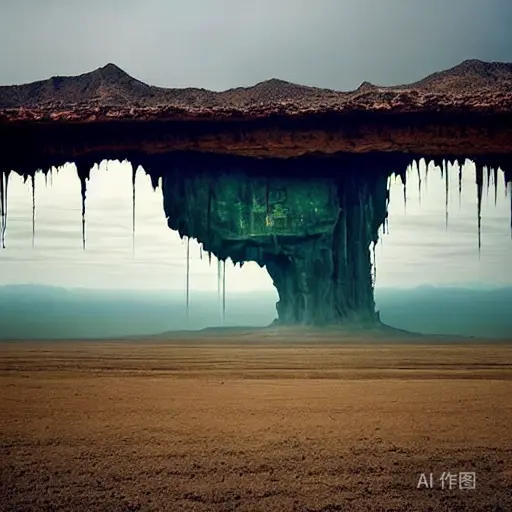
//> input picture OpenCV/ch4 图形形态学操作/ch4_with_c++/img.webp, 512 x 512 px
$ ./text   (built with g++ and OpenCV 4)
//> lines starting //> are read from the running program, lines starting //| are printed output that depends on the picture
/*
    作者: btx
    日期: 23-5-31
-opencv第四章  图形形态学操作 (c语言实现）
*/
#include <opencv2/opencv.hpp>
using namespace cv;
//显示图像
void showImg(String name, Mat img) {
    //通过namedWindow实现窗口大小可调节，注意name必须一致
    namedWindow(name, WINDOW_FREERATIO);
    imshow(name, img);
}
int main()
{
    // 读取图像
    Mat img = imread("img.webp");
//> img is the input picture: 512 rows x 512 cols, CV_8UC3; mean B, G, R 95.4, 104.5, 107

    // 显示原始图像
    showImg("原始图像", img);

    // 定义结构元素
    Mat kernel = getStructuringElement(MORPH_RECT, Size(3, 3));

    // 腐蚀操作
    Mat erode;
    cv::erode(img, erode, kernel, Point(-1, -1), 1);
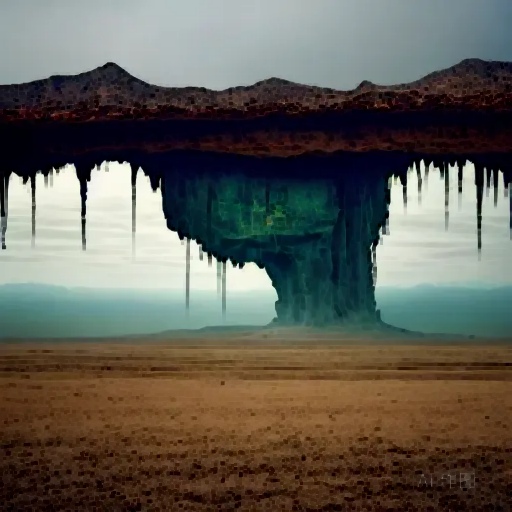
//> erode: 512 rows x 512 cols, CV_8UC3; mean B, G, R 85.6, 94.5, 96.9
    showImg("腐蚀erode", erode);

    // 膨胀操作
    Mat dilate;
    cv::dilate(img, dilate, kernel, Point(-1, -1), 1);
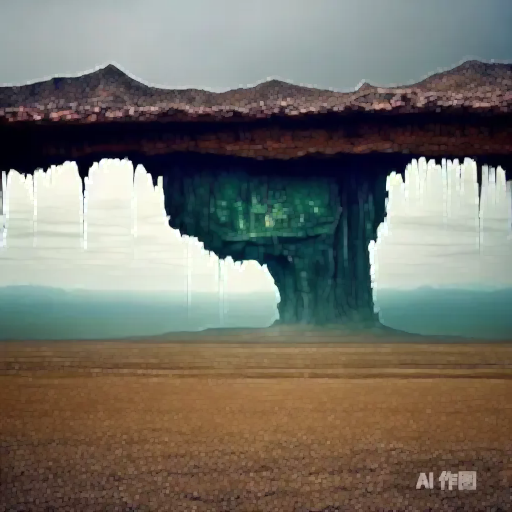
//> dilate: 512 rows x 512 cols, CV_8UC3; mean B, G, R 105.1, 114.2, 116.9
    showImg("膨胀dilate", dilate);

    // 执行开运算操作
    Mat opening;
    cv::morphologyEx(img, opening, MORPH_OPEN, kernel);
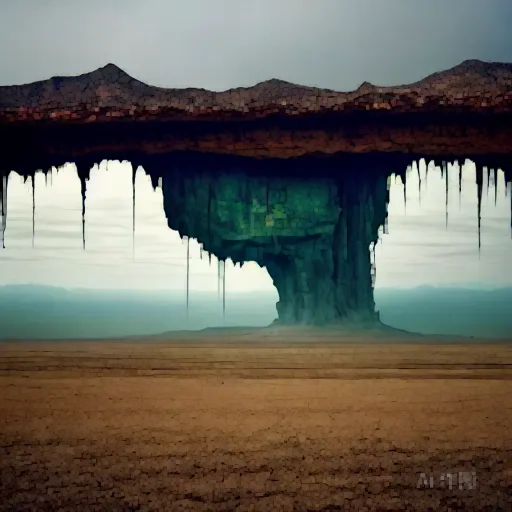
//> opening: 512 rows x 512 cols, CV_8UC3; mean B, G, R 91.9, 101, 103.6
    showImg("开运算opening", opening);

    // 执行闭运算操作
    Mat closing;
    cv::morphologyEx(img, closing, MORPH_CLOSE, kernel);
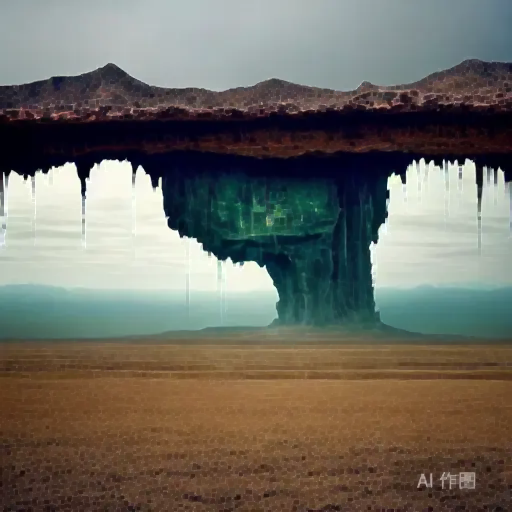
//> closing: 512 rows x 512 cols, CV_8UC3; mean B, G, R 99.3, 108.2, 110.7
    showImg("闭运算closing", closing);

    // 梯度运算
    Mat gradient;
    cv::morphologyEx(img, gradient, MORPH_GRADIENT, kernel);
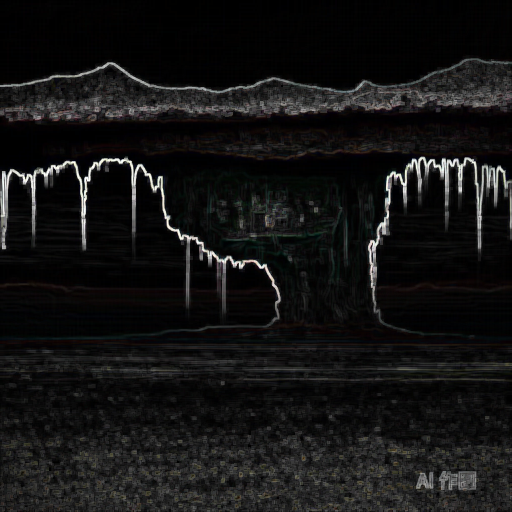
//> gradient: 512 rows x 512 cols, CV_8UC3; mean B, G, R 19.5, 19.7, 20
    showImg("梯度运算gradient", gradient);

    // 实现礼帽操作
    Mat tophat;
    cv::morphologyEx(img, tophat, MORPH_TOPHAT, kernel);
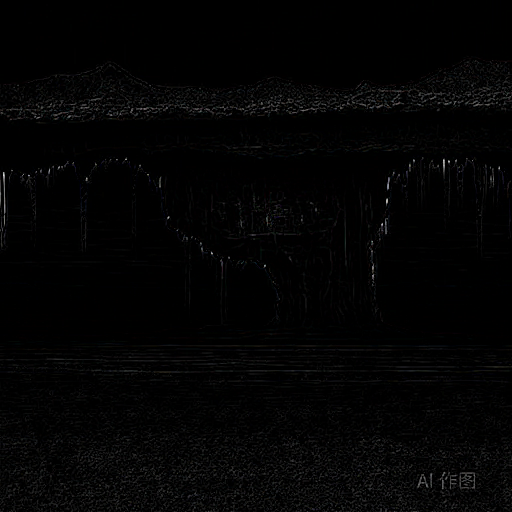
//> tophat: 512 rows x 512 cols, CV_8UC3; mean B, G, R 3.5, 3.4, 3.4
    showImg("礼帽tophat", tophat);

    // 实现黑帽操作
    Mat blackhat;
    cv::morphologyEx(img, blackhat, MORPH_BLACKHAT, kernel);
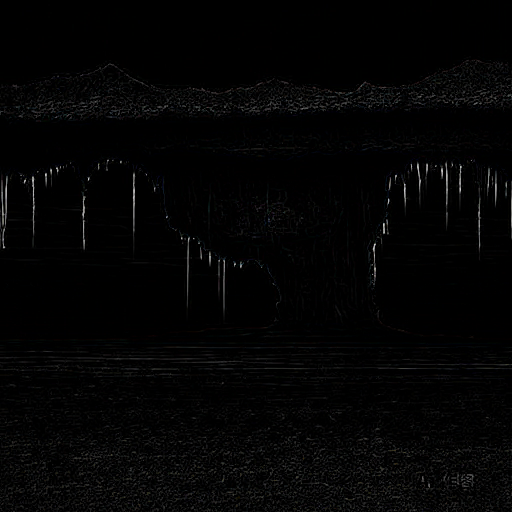
//> blackhat: 512 rows x 512 cols, CV_8UC3; mean B, G, R 3.8, 3.8, 3.8
    showImg("黑帽blackhat", blackhat);

    // 等待用户按下键盘
    waitKey(0);

    // 销毁所有窗口
    destroyAllWindows();

    return 0;
}
